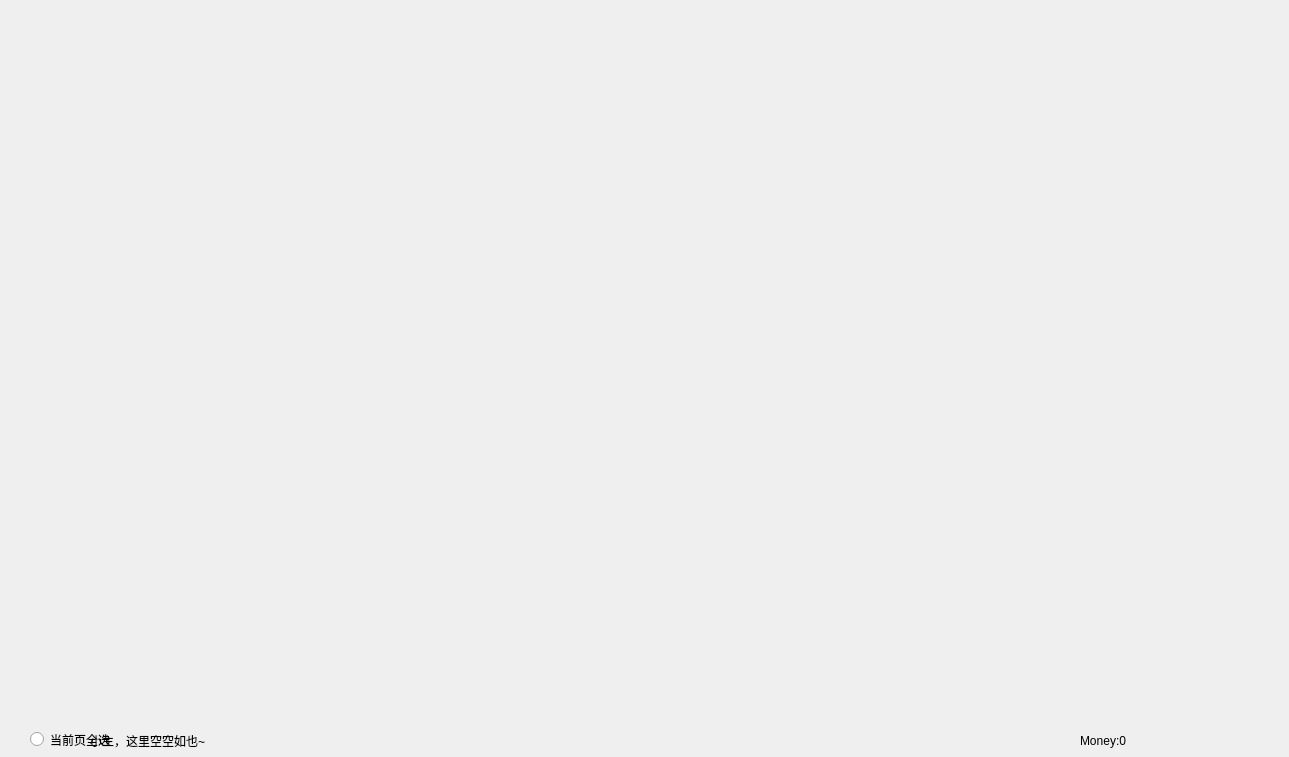
<?xml version="1.0" encoding="UTF-8"?>
<ui version="4.0">
 <class>ShoppingCart</class>
 <widget class="QWidget" name="ShoppingCart">
  <property name="geometry">
   <rect>
    <x>0</x>
    <y>0</y>
    <width>1289</width>
    <height>757</height>
   </rect>
  </property>
  <property name="windowTitle">
   <string>Form</string>
  </property>
  <widget class="QWidget" name="gridLayoutWidget">
   <property name="geometry">
    <rect>
     <x>10</x>
     <y>-20</y>
     <width>1281</width>
     <height>741</height>
    </rect>
   </property>
   <layout class="QGridLayout" name="gridLayout"/>
  </widget>
  <widget class="QLabel" name="label">
   <property name="geometry">
    <rect>
     <x>90</x>
     <y>720</y>
     <width>281</width>
     <height>41</height>
    </rect>
   </property>
   <property name="text">
    <string>小主，这里空空如也~</string>
   </property>
  </widget>
  <widget class="QRadioButton" name="radioButton">
   <property name="geometry">
    <rect>
     <x>30</x>
     <y>730</y>
     <width>115</width>
     <height>19</height>
    </rect>
   </property>
   <property name="text">
    <string>当前页全选</string>
   </property>
  </widget>
  <widget class="QWidget" name="layoutWidget">
   <property name="geometry">
    <rect>
     <x>380</x>
     <y>730</y>
     <width>701</width>
     <height>41</height>
    </rect>
   </property>
   <layout class="QHBoxLayout" name="horizontalLayout_2"/>
  </widget>
  <widget class="QWidget" name="horizontalLayoutWidget">
   <property name="geometry">
    <rect>
     <x>1080</x>
     <y>720</y>
     <width>201</width>
     <height>41</height>
    </rect>
   </property>
   <layout class="QHBoxLayout" name="horizontalLayout">
    <item>
     <widget class="QLabel" name="total">
      <property name="text">
       <string>Money:0</string>
      </property>
     </widget>
    </item>
   </layout>
  </widget>
 </widget>
 <resources/>
 <connections/>
</ui>
